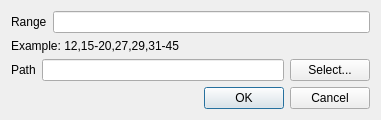
<?xml version="1.0" encoding="UTF-8"?>
<ui version="4.0">
 <class>ExportBatchDialog</class>
 <widget class="QDialog" name="ExportBatchDialog">
  <property name="geometry">
   <rect>
    <x>0</x>
    <y>0</y>
    <width>381</width>
    <height>110</height>
   </rect>
  </property>
  <property name="windowTitle">
   <string>Export Batch</string>
  </property>
  <layout class="QVBoxLayout" name="verticalLayout">
   <item>
    <layout class="QHBoxLayout" name="horizontalLayout">
     <item>
      <widget class="QLabel" name="label_2">
       <property name="text">
        <string>Range</string>
       </property>
      </widget>
     </item>
     <item>
      <widget class="QLineEdit" name="rangeLineEdit"/>
     </item>
    </layout>
   </item>
   <item>
    <widget class="QLabel" name="label_3">
     <property name="text">
      <string>Example: 12,15-20,27,29,31-45</string>
     </property>
    </widget>
   </item>
   <item>
    <layout class="QHBoxLayout" name="horizontalLayout_2">
     <item>
      <widget class="QLabel" name="label">
       <property name="text">
        <string>Path</string>
       </property>
      </widget>
     </item>
     <item>
      <widget class="QLineEdit" name="pathLineEdit">
       <property name="readOnly">
        <bool>true</bool>
       </property>
      </widget>
     </item>
     <item>
      <widget class="QPushButton" name="selectButton">
       <property name="text">
        <string>Select...</string>
       </property>
      </widget>
     </item>
    </layout>
   </item>
   <item>
    <widget class="QDialogButtonBox" name="buttonBox">
     <property name="orientation">
      <enum>Qt::Horizontal</enum>
     </property>
     <property name="standardButtons">
      <set>QDialogButtonBox::Cancel|QDialogButtonBox::Ok</set>
     </property>
    </widget>
   </item>
  </layout>
 </widget>
 <resources/>
 <connections>
  <connection>
   <sender>buttonBox</sender>
   <signal>accepted()</signal>
   <receiver>ExportBatchDialog</receiver>
   <slot>accept()</slot>
   <hints>
    <hint type="sourcelabel">
     <x>225</x>
     <y>97</y>
    </hint>
    <hint type="destinationlabel">
     <x>157</x>
     <y>109</y>
    </hint>
   </hints>
  </connection>
  <connection>
   <sender>buttonBox</sender>
   <signal>rejected()</signal>
   <receiver>ExportBatchDialog</receiver>
   <slot>reject()</slot>
   <hints>
    <hint type="sourcelabel">
     <x>273</x>
     <y>83</y>
    </hint>
    <hint type="destinationlabel">
     <x>286</x>
     <y>109</y>
    </hint>
   </hints>
  </connection>
 </connections>
</ui>
